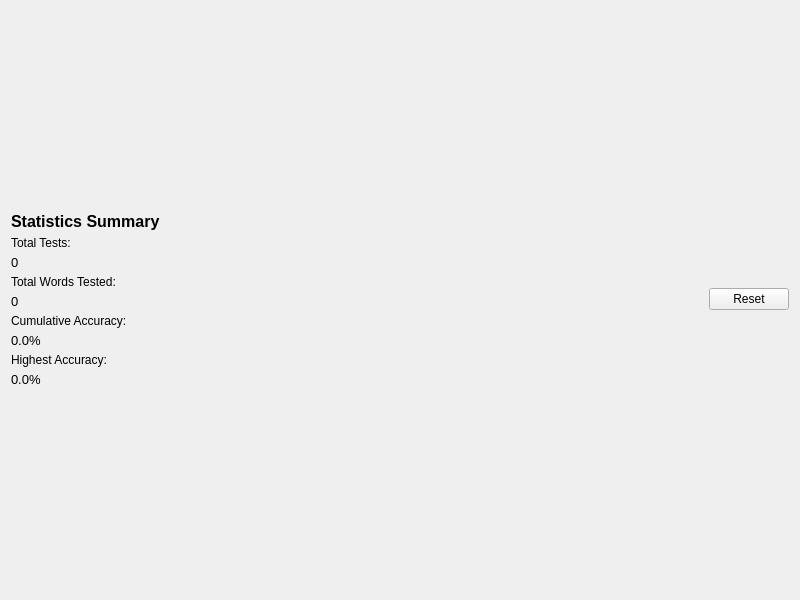
<?xml version="1.0" encoding="UTF-8"?>
<ui version="4.0">
 <class>StatisticsWidget</class>
 <widget class="QWidget" name="StatisticsWidget">
  <property name="geometry">
   <rect>
    <x>0</x>
    <y>0</y>
    <width>800</width>
    <height>600</height>
   </rect>
  </property>
  <property name="windowTitle">
   <string>Statistics</string>
  </property>
  <layout class="QVBoxLayout" name="verticalLayout">
   <property name="spacing">
    <number>10</number>
   </property>
   <item>
    <layout class="QHBoxLayout" name="headerLayout">
     <property name="spacing">
      <number>20</number>
     </property>
     <item>
      <layout class="QVBoxLayout" name="statsLayout">
       <property name="spacing">
        <number>5</number>
       </property>
       <item>
        <widget class="QLabel" name="statsTitleLabel">
         <property name="font">
          <font>
           <pointsize>12</pointsize>
           <bold>true</bold>
          </font>
         </property>
         <property name="text">
          <string>Statistics Summary</string>
         </property>
        </widget>
       </item>
       <item>
        <widget class="QLabel" name="totalTestsText">
         <property name="text">
          <string>Total Tests:</string>
         </property>
        </widget>
       </item>
       <item>
        <widget class="QLabel" name="totalTestsLabel">
         <property name="font">
          <font>
           <pointsize>10</pointsize>
          </font>
         </property>
         <property name="text">
          <string>0</string>
         </property>
        </widget>
       </item>
       <item>
        <widget class="QLabel" name="totalWordsText">
         <property name="text">
          <string>Total Words Tested:</string>
         </property>
        </widget>
       </item>
       <item>
        <widget class="QLabel" name="totalWordsLabel">
         <property name="font">
          <font>
           <pointsize>10</pointsize>
          </font>
         </property>
         <property name="text">
          <string>0</string>
         </property>
        </widget>
       </item>
       <item>
        <widget class="QLabel" name="cumulativeText">
         <property name="text">
          <string>Cumulative Accuracy:</string>
         </property>
        </widget>
       </item>
       <item>
        <widget class="QLabel" name="cumulativeLabel">
         <property name="font">
          <font>
           <pointsize>10</pointsize>
          </font>
         </property>
         <property name="text">
          <string>0.0%</string>
         </property>
        </widget>
       </item>
       <item>
        <widget class="QLabel" name="highestText">
         <property name="text">
          <string>Highest Accuracy:</string>
         </property>
        </widget>
       </item>
       <item>
        <widget class="QLabel" name="highestLabel">
         <property name="font">
          <font>
           <pointsize>10</pointsize>
          </font>
         </property>
         <property name="text">
          <string>0.0%</string>
         </property>
        </widget>
       </item>
      </layout>
     </item>
     <item>
      <spacer name="horizontalSpacer">
       <property name="orientation">
        <enum>Qt::Orientation::Horizontal</enum>
       </property>
       <property name="sizeHint" stdset="0">
        <size>
         <width>40</width>
         <height>20</height>
        </size>
       </property>
      </spacer>
     </item>
     <item>
      <widget class="QPushButton" name="ResetButton">
       <property name="text">
        <string>Reset</string>
       </property>
      </widget>
     </item>
    </layout>
   </item>
   <item>
    <layout class="QVBoxLayout" name="chartLayout"/>
   </item>
  </layout>
 </widget>
 <resources/>
 <connections/>
</ui>
